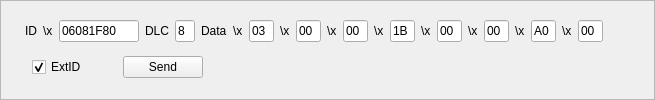
         <widget class="QFrame" name="frame_8">
          <property name="frameShape">
           <enum>QFrame::StyledPanel</enum>
          </property>
          <property name="frameShadow">
           <enum>QFrame::Raised</enum>
          </property>
          <layout class="QVBoxLayout" name="verticalLayout_15">
           <item>
            <layout class="QHBoxLayout" name="horizontalLayout_22">
             <item>
              <spacer name="horizontalSpacer_56">
               <property name="orientation">
                <enum>Qt::Horizontal</enum>
               </property>
               <property name="sizeType">
                <enum>QSizePolicy::Fixed</enum>
               </property>
               <property name="sizeHint" stdset="0">
                <size>
                 <width>13</width>
                 <height>20</height>
                </size>
               </property>
              </spacer>
             </item>
             <item>
              <widget class="QLabel" name="label_70">
               <property name="text">
                <string>ID</string>
               </property>
              </widget>
             </item>
             <item>
              <widget class="QLabel" name="label_71">
               <property name="text">
                <string>\x</string>
               </property>
              </widget>
             </item>
             <item>
              <widget class="QLineEdit" name="lE_ID_10">
               <property name="sizePolicy">
                <sizepolicy hsizetype="Fixed" vsizetype="Fixed">
                 <horstretch>0</horstretch>
                 <verstretch>0</verstretch>
                </sizepolicy>
               </property>
               <property name="maximumSize">
                <size>
                 <width>80</width>
                 <height>16777215</height>
                </size>
               </property>
               <property name="text">
                <string>06081F80</string>
               </property>
               <property name="maxLength">
                <number>8</number>
               </property>
              </widget>
             </item>
             <item>
              <widget class="QLabel" name="label_72">
               <property name="text">
                <string>DLC</string>
               </property>
              </widget>
             </item>
             <item>
              <widget class="QLineEdit" name="lE_DLC_10">
               <property name="sizePolicy">
                <sizepolicy hsizetype="Fixed" vsizetype="Fixed">
                 <horstretch>0</horstretch>
                 <verstretch>0</verstretch>
                </sizepolicy>
               </property>
               <property name="maximumSize">
                <size>
                 <width>20</width>
                 <height>16777215</height>
                </size>
               </property>
               <property name="text">
                <string>8</string>
               </property>
               <property name="maxLength">
                <number>1</number>
               </property>
              </widget>
             </item>
             <item>
              <widget class="QLabel" name="label_73">
               <property name="text">
                <string>Data</string>
               </property>
              </widget>
             </item>
             <item>
              <widget class="QLabel" name="label_74">
               <property name="text">
                <string>\x</string>
               </property>
              </widget>
             </item>
             <item>
              <widget class="QLineEdit" name="lE_D0_10">
               <property name="sizePolicy">
                <sizepolicy hsizetype="Fixed" vsizetype="Fixed">
                 <horstretch>0</horstretch>
                 <verstretch>0</verstretch>
                </sizepolicy>
               </property>
               <property name="maximumSize">
                <size>
                 <width>25</width>
                 <height>16777215</height>
                </size>
               </property>
               <property name="text">
                <string>03</string>
               </property>
               <property name="maxLength">
                <number>2</number>
               </property>
              </widget>
             </item>
             <item>
              <widget class="QLabel" name="label_75">
               <property name="text">
                <string>\x</string>
               </property>
              </widget>
             </item>
             <item>
              <widget class="QLineEdit" name="lE_D1_10">
               <property name="sizePolicy">
                <sizepolicy hsizetype="Fixed" vsizetype="Fixed">
                 <horstretch>0</horstretch>
                 <verstretch>0</verstretch>
                </sizepolicy>
               </property>
               <property name="maximumSize">
                <size>
                 <width>25</width>
                 <height>16777215</height>
                </size>
               </property>
               <property name="text">
                <string>00</string>
               </property>
               <property name="maxLength">
                <number>2</number>
               </property>
              </widget>
             </item>
             <item>
              <widget class="QLabel" name="label_76">
               <property name="text">
                <string>\x</string>
               </property>
              </widget>
             </item>
             <item>
              <widget class="QLineEdit" name="lE_D2_10">
               <property name="sizePolicy">
                <sizepolicy hsizetype="Fixed" vsizetype="Fixed">
                 <horstretch>0</horstretch>
                 <verstretch>0</verstretch>
                </sizepolicy>
               </property>
               <property name="maximumSize">
                <size>
                 <width>25</width>
                 <height>16777215</height>
                </size>
               </property>
               <property name="text">
                <string>00</string>
               </property>
               <property name="maxLength">
                <number>2</number>
               </property>
              </widget>
             </item>
             <item>
              <widget class="QLabel" name="label_77">
               <property name="text">
                <string>\x</string>
               </property>
              </widget>
             </item>
             <item>
              <widget class="QLineEdit" name="lE_D3_10">
               <property name="sizePolicy">
                <sizepolicy hsizetype="Fixed" vsizetype="Fixed">
                 <horstretch>0</horstretch>
                 <verstretch>0</verstretch>
                </sizepolicy>
               </property>
               <property name="maximumSize">
                <size>
                 <width>25</width>
                 <height>16777215</height>
                </size>
               </property>
               <property name="text">
                <string>1B</string>
               </property>
               <property name="maxLength">
                <number>2</number>
               </property>
              </widget>
             </item>
             <item>
              <widget class="QLabel" name="label_78">
               <property name="text">
                <string>\x</string>
               </property>
              </widget>
             </item>
             <item>
              <widget class="QLineEdit" name="lE_D4_10">
               <property name="sizePolicy">
                <sizepolicy hsizetype="Fixed" vsizetype="Fixed">
                 <horstretch>0</horstretch>
                 <verstretch>0</verstretch>
                </sizepolicy>
               </property>
               <property name="maximumSize">
                <size>
                 <width>25</width>
                 <height>16777215</height>
                </size>
               </property>
               <property name="text">
                <string>00</string>
               </property>
               <property name="maxLength">
                <number>2</number>
               </property>
              </widget>
             </item>
             <item>
              <widget class="QLabel" name="label_79">
               <property name="text">
                <string>\x</string>
               </property>
              </widget>
             </item>
             <item>
              <widget class="QLineEdit" name="lE_D5_10">
               <property name="sizePolicy">
                <sizepolicy hsizetype="Fixed" vsizetype="Fixed">
                 <horstretch>0</horstretch>
                 <verstretch>0</verstretch>
                </sizepolicy>
               </property>
               <property name="maximumSize">
                <size>
                 <width>25</width>
                 <height>16777215</height>
                </size>
               </property>
               <property name="text">
                <string>00</string>
               </property>
               <property name="maxLength">
                <number>2</number>
               </property>
              </widget>
             </item>
             <item>
              <widget class="QLabel" name="label_80">
               <property name="text">
                <string>\x</string>
               </property>
              </widget>
             </item>
             <item>
              <widget class="QLineEdit" name="lE_D6_10">
               <property name="sizePolicy">
                <sizepolicy hsizetype="Fixed" vsizetype="Fixed">
                 <horstretch>0</horstretch>
                 <verstretch>0</verstretch>
                </sizepolicy>
               </property>
               <property name="maximumSize">
                <size>
                 <width>25</width>
                 <height>16777215</height>
                </size>
               </property>
               <property name="text">
                <string>A0</string>
               </property>
               <property name="maxLength">
                <number>2</number>
               </property>
              </widget>
             </item>
             <item>
              <widget class="QLabel" name="label_81">
               <property name="text">
                <string>\x</string>
               </property>
              </widget>
             </item>
             <item>
              <widget class="QLineEdit" name="lE_D7_10">
               <property name="sizePolicy">
                <sizepolicy hsizetype="Fixed" vsizetype="Fixed">
                 <horstretch>0</horstretch>
                 <verstretch>0</verstretch>
                </sizepolicy>
               </property>
               <property name="maximumSize">
                <size>
                 <width>25</width>
                 <height>16777215</height>
                </size>
               </property>
               <property name="text">
                <string>00</string>
               </property>
               <property name="maxLength">
                <number>2</number>
               </property>
              </widget>
             </item>
             <item>
              <spacer name="horizontalSpacer_57">
               <property name="orientation">
                <enum>Qt::Horizontal</enum>
               </property>
               <property name="sizeHint" stdset="0">
                <size>
                 <width>40</width>
                 <height>20</height>
                </size>
               </property>
              </spacer>
             </item>
            </layout>
           </item>
           <item>
            <layout class="QHBoxLayout" name="horizontalLayout_23">
             <item>
              <spacer name="horizontalSpacer_58">
               <property name="orientation">
                <enum>Qt::Horizontal</enum>
               </property>
               <property name="sizeType">
                <enum>QSizePolicy::Fixed</enum>
               </property>
               <property name="sizeHint" stdset="0">
                <size>
                 <width>20</width>
                 <height>20</height>
                </size>
               </property>
              </spacer>
             </item>
             <item>
              <widget class="QCheckBox" name="chB_extID_10">
               <property name="text">
                <string>ExtID</string>
               </property>
               <property name="checked">
                <bool>true</bool>
               </property>
              </widget>
             </item>
             <item>
              <spacer name="horizontalSpacer_59">
               <property name="orientation">
                <enum>Qt::Horizontal</enum>
               </property>
               <property name="sizeType">
                <enum>QSizePolicy::Fixed</enum>
               </property>
               <property name="sizeHint" stdset="0">
                <size>
                 <width>30</width>
                 <height>20</height>
                </size>
               </property>
              </spacer>
             </item>
             <item>
              <widget class="QPushButton" name="pB_send_10">
               <property name="text">
                <string>Send</string>
               </property>
              </widget>
             </item>
             <item>
              <spacer name="horizontalSpacer_60">
               <property name="orientation">
                <enum>Qt::Horizontal</enum>
               </property>
               <property name="sizeHint" stdset="0">
                <size>
                 <width>40</width>
                 <height>20</height>
                </size>
               </property>
              </spacer>
             </item>
            </layout>
           </item>
          </layout>
         </widget>
